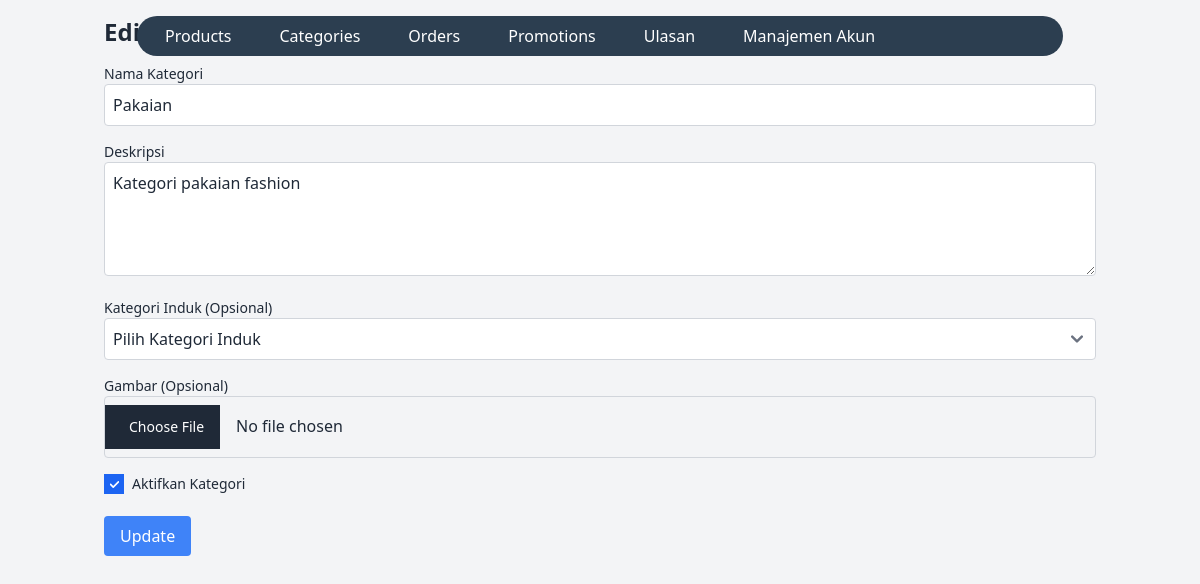
Screenshot of /public/index.php?page=formCategory&action=edit&id=1 with the database file from the repository.
### tables this page shows
CREATE TABLE `categories` (
  `category_id` int(11) NOT NULL,
  `parent_category_id` int(11) DEFAULT NULL,
  `name` varchar(50) NOT NULL,
  `description` text DEFAULT NULL,
  `image_url` varchar(255) DEFAULT NULL,
  `is_active` tinyint(1) DEFAULT 1
);

### src/Frontend/formCategory.php (the view, shortened to what this page needs)
<?php
include BASE_PATH . '/backend/connection.php';
include BASE_PATH . '/Frontend/assets/navbar.php';
$action = $_GET['action'] ?? 'add';
$category_id = $_GET['id'] ?? null;
$category = [
    'name' => '',
    'description' => '',
    'parent_category_id' => '',
    'is_active' => 1,
    'image_url' => ''
];
if ($action === 'edit' && $category_id) {
    $stmt = $conn->prepare("SELECT * FROM categories WHERE category_id = ?");
    $stmt->bind_param("i", $category_id);
    $stmt->execute();
    $result = $stmt->get_result();
    if ($result->num_rows > 0) {
        $category = $result->fetch_assoc();
    }
}
?>
<!DOCTYPE html>
<html lang="en">
<head>
    <link href="./../../output.css" rel="stylesheet">
</head>
<body class="bg-gray-100 text-gray-800">
    <div class="container mx-auto p-4">
        <h2 class="text-2xl font-bold mb-4"><?= $action === 'edit' ? 'Edit' : 'Tambah' ?> Kategori</h2>
        <form action="?page=<?= $action === 'edit' ? 'editCategoryAction' : 'addCategoryAction' ?>" method="POST" enctype="multipart/form-data">
            <div class="mb-4">
                <label for="name" class="block text-sm font-medium">Nama Kategori</label>
                <input type="text" id="name" name="name" value="<?= $category['name'] ?>" required class="w-full p-2 border border-gray-300 rounded">
            </div>
            <div class="mb-4">
                <label for="description" class="block text-sm font-medium">Deskripsi</label>
                <textarea id="description" name="description" rows="4" class="w-full p-2 border border-gray-300 rounded"><?= $category['description'] ?></textarea>
            </div>
            <div class="mb-4">
                <label for="parent_category_id" class="block text-sm font-medium">Kategori Induk (Opsional)</label>
                <select id="parent_category_id" name="parent_category_id" class="w-full p-2 border border-gray-300 rounded">
                    <option value="">Pilih Kategori Induk</option>
                </select>
            </div>
            <div class="mb-4">
                <label for="image" class="block text-sm font-medium">Gambar (Opsional)</label>
                <input type="file" id="image" name="image" class="w-full p-2 border border-gray-300 rounded">
            </div>
            <div class="mb-4">
                <label for="is_active" class="inline-flex items-center">
                    <input type="checkbox" id="is_active" name="is_active" value="1" <?= $category['is_active'] ? 'checked' : '' ?> class="form-checkbox h-5 w-5 text-blue-600">
                    <span class="ml-2 text-sm">Aktifkan Kategori</span>
                </label>
            </div>
            <button type="submit" class="bg-blue-500 text-white px-4 py-2 rounded hover:bg-blue-600">
                <?= $action === 'edit' ? 'Update' : 'Tambah' ?>
            </button>
        </form>
    </div>
</body>
</html>

### rows the page displays
categories: name "Pakaian", description "Kategori pakaian fashion", is_active "☑"
